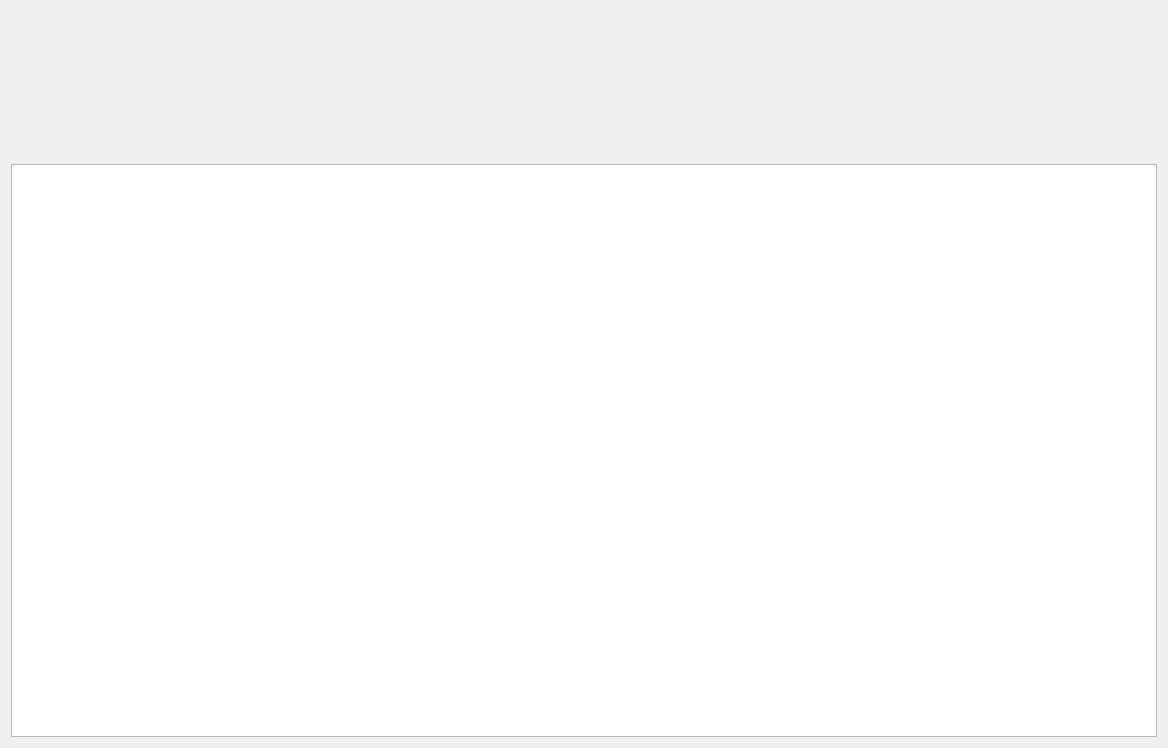
<?xml version="1.0" encoding="UTF-8"?>
<ui version="4.0">
 <class>Form</class>
 <widget class="QWidget" name="Form">
  <property name="geometry">
   <rect>
    <x>0</x>
    <y>0</y>
    <width>1168</width>
    <height>748</height>
   </rect>
  </property>
  <property name="font">
   <font>
    <pointsize>14</pointsize>
   </font>
  </property>
  <property name="windowTitle">
   <string>Form</string>
  </property>
  <layout class="QGridLayout" name="gridLayout">
   <item row="2" column="0">
    <widget class="QLabel" name="label_3">
     <property name="text">
      <string>&lt;html&gt;&lt;head/&gt;&lt;body&gt;&lt;p&gt;&lt;br/&gt;&lt;/p&gt;&lt;/body&gt;&lt;/html&gt;</string>
     </property>
    </widget>
   </item>
   <item row="1" column="0">
    <widget class="QLabel" name="label_4">
     <property name="text">
      <string>&lt;html&gt;&lt;head/&gt;&lt;body&gt;&lt;p&gt;&lt;br/&gt;&lt;/p&gt;&lt;/body&gt;&lt;/html&gt;</string>
     </property>
    </widget>
   </item>
   <item row="3" column="0">
    <layout class="QGridLayout" name="gridLayout_2">
     <item row="1" column="0">
      <widget class="QTableWidget" name="tableWidget">
       <property name="enabled">
        <bool>true</bool>
       </property>
       <property name="dragEnabled">
        <bool>false</bool>
       </property>
      </widget>
     </item>
    </layout>
   </item>
   <item row="0" column="0">
    <widget class="QLabel" name="label">
     <property name="text">
      <string>&lt;html&gt;&lt;head/&gt;&lt;body&gt;&lt;p&gt;&lt;br/&gt;&lt;/p&gt;&lt;/body&gt;&lt;/html&gt;</string>
     </property>
    </widget>
   </item>
  </layout>
 </widget>
 <resources/>
 <connections/>
</ui>
